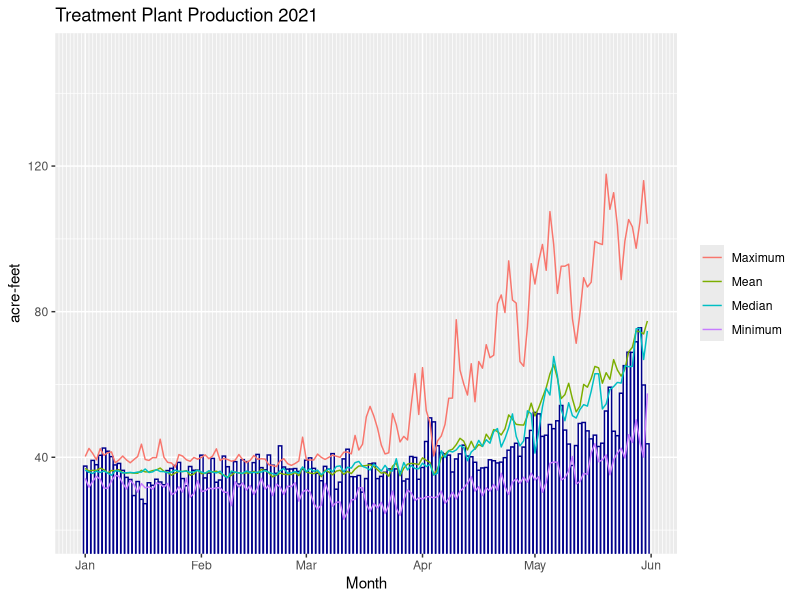
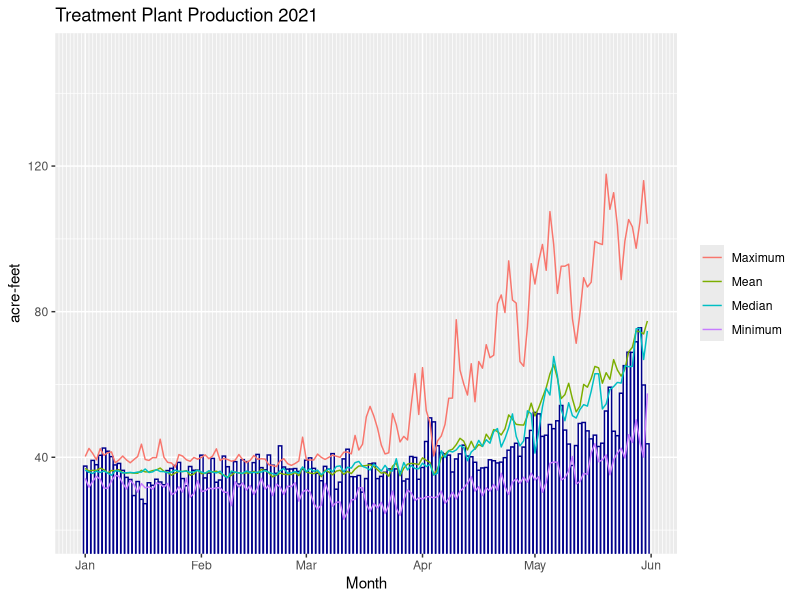

Here is the R script that generated these plots, in order:
library(ggplot2)
library(scales)
library(patchwork)
#
# Open dfinal21.csv
#
dfinal21 <- read.csv("dfinal21.csv", header = TRUE, sep = ",", 
                     stringsAsFactors = FALSE, check.names = FALSE)
#
# Transform the Month_Day column so that ggplot can treat it as a date
# sequence for plotting
#
dfinal21$Month_Day <- as.Date(paste("2021-", dfinal21$Month_Day, sep = ""))
#
# Build the plot.
# Code from John Volckens
library(dplyr)
library(tidyr)
library(tidyverse) #added to John's code so that ggplot function is available

dfinal21a <- dfinal21 %>%
  mutate(y2021 = `2021`) %>% #rename column
  select(-(`2021`)) %>% # remove old col name
  pivot_longer(cols = Mean:y2021, names_to = "measure", values_to = "data") #tidy the data

p_2021 <- ggplot() +
  geom_col(data = filter(dfinal21a, measure == "y2021"),
           aes(y = data, x = Month_Day),
           color = "darkblue", fill = "white") +
  geom_line(data = filter(dfinal21a, measure != "y2021"),
            aes(y = data, x = Month_Day, color = measure)) +
  scale_color_manual(values = c("red", "yellow", "darkgreen", "darkviolet")) +
  coord_cartesian(ylim = c(20,150)) + #changed range to include maximums 
  theme(legend.title = element_blank()) + 
  scale_color_discrete(name = "Year") +
  scale_x_date(breaks = "1 month", minor_breaks = "1 day", labels=date_format("%b")) +
  labs(x = "Month", y = "acre-feet", title = "Treatment Plant Production 2021")
# Save the plot to disk
ggsave(filename = "p_f21.pdf", plot = p_2021, units = "in", width = 44, height = 34)
#
# Display the plot
#
print(p_2021)
#
# End production_2021_bars_lines.R